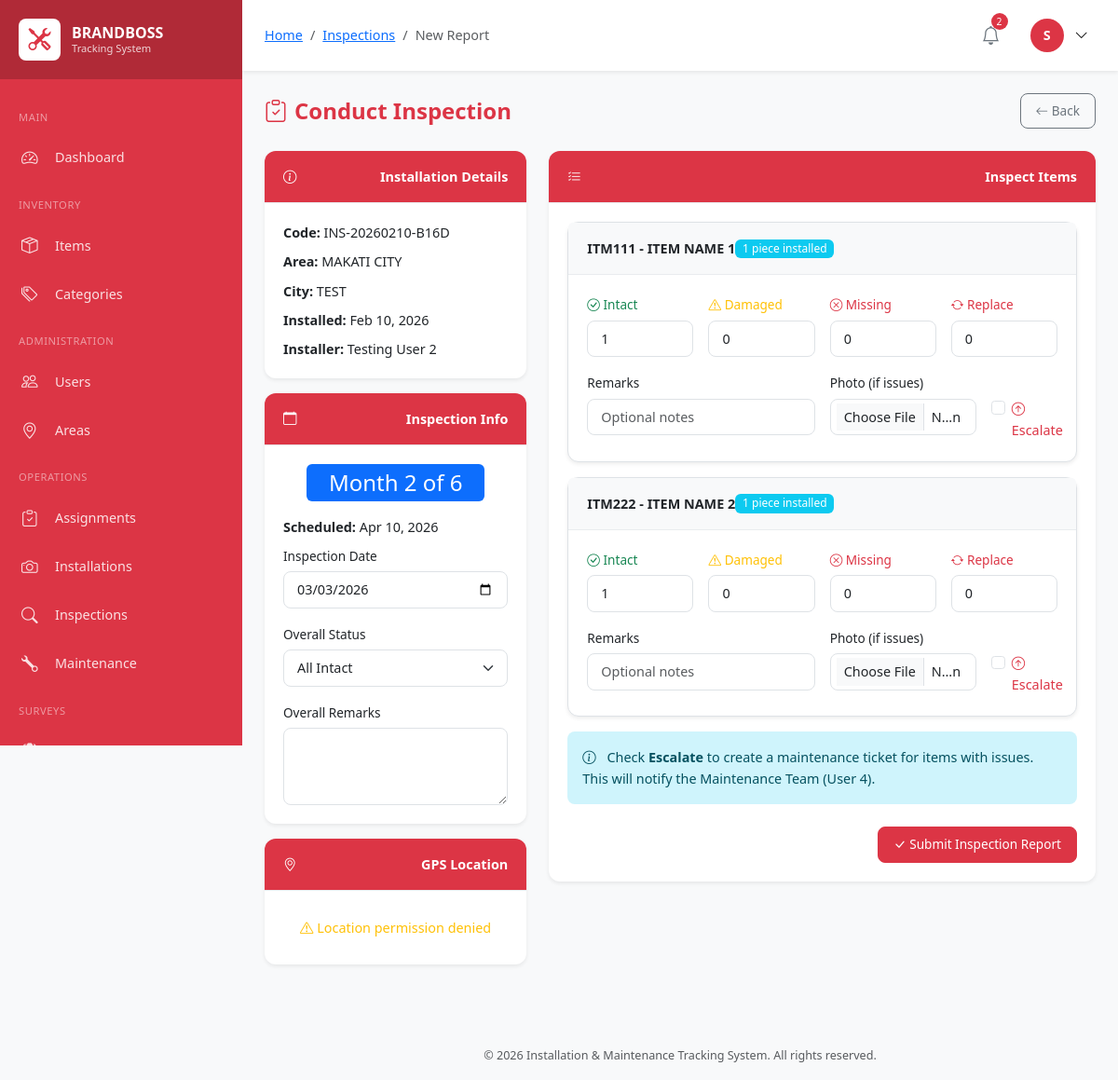
Screenshot of /modules/inspections/create.php?schedule_id=2 (signed in) with the database file from the repository.
### tables this page shows
CREATE TABLE `users` (
  `id` int(10) UNSIGNED NOT NULL,
  `employee_id` varchar(50) NOT NULL,
  `username` varchar(100) NOT NULL,
  `password` varchar(255) NOT NULL,
  `email` varchar(150) NOT NULL,
  `full_name` varchar(200) NOT NULL,
  `phone` varchar(20) DEFAULT NULL,
  `role` enum('super_admin','user_1','user_2','user_3','user_4') NOT NULL,
  `profile_image` varchar(255) DEFAULT NULL,
  `status` enum('active','inactive','suspended') DEFAULT 'active',
  `last_login` datetime DEFAULT NULL,
  `created_by` int(10) UNSIGNED DEFAULT NULL,
  `created_at` timestamp NOT NULL DEFAULT current_timestamp(),
  `updated_at` timestamp NOT NULL DEFAULT current_timestamp() ON UPDATE current_timestamp()
);

CREATE TABLE `inspection_schedules` (
  `id` bigint(20) UNSIGNED NOT NULL,
  `installation_report_id` bigint(20) UNSIGNED NOT NULL,
  `month_number` tinyint(3) UNSIGNED NOT NULL COMMENT '1-6 for 6 months',
  `scheduled_date` date NOT NULL,
  `inspector_id` int(10) UNSIGNED DEFAULT NULL,
  `status` enum('pending','scheduled','completed','overdue','skipped') DEFAULT 'pending',
  `created_at` timestamp NOT NULL DEFAULT current_timestamp(),
  `updated_at` timestamp NOT NULL DEFAULT current_timestamp() ON UPDATE current_timestamp()
);

CREATE TABLE `installation_reports` (
  `id` bigint(20) UNSIGNED NOT NULL,
  `report_code` varchar(50) NOT NULL,
  `assignment_id` bigint(20) UNSIGNED NOT NULL,
  `installer_id` int(10) UNSIGNED NOT NULL,
  `installation_date` date NOT NULL,
  `latitude` decimal(10,8) NOT NULL,
  `longitude` decimal(11,8) NOT NULL,
  `location_address` text DEFAULT NULL,
  `overall_remarks` text DEFAULT NULL,
  `status` enum('submitted','reviewed','approved','rejected') DEFAULT 'submitted',
  `reviewed_by` int(10) UNSIGNED DEFAULT NULL,
  `reviewed_at` datetime DEFAULT NULL,
  `created_at` timestamp NOT NULL DEFAULT current_timestamp(),
  `updated_at` timestamp NOT NULL DEFAULT current_timestamp() ON UPDATE current_timestamp()
);

CREATE TABLE `installation_areas` (
  `id` int(10) UNSIGNED NOT NULL,
  `area_code` varchar(50) NOT NULL,
  `area_name` varchar(200) NOT NULL,
  `address` text DEFAULT NULL,
  `city` varchar(100) DEFAULT NULL,
  `province` varchar(100) DEFAULT NULL,
  `region` varchar(100) DEFAULT NULL,
  `latitude` decimal(10,8) DEFAULT NULL,
  `longitude` decimal(11,8) DEFAULT NULL,
  `status` enum('active','inactive') DEFAULT 'active',
  `created_at` timestamp NOT NULL DEFAULT current_timestamp(),
  `updated_at` timestamp NOT NULL DEFAULT current_timestamp() ON UPDATE current_timestamp()
);

CREATE TABLE `installation_report_items` (
  `id` bigint(20) UNSIGNED NOT NULL,
  `report_id` bigint(20) UNSIGNED NOT NULL,
  `assignment_item_id` bigint(20) UNSIGNED NOT NULL,
  `quantity_installed` int(10) UNSIGNED NOT NULL,
  `before_photo` varchar(255) NOT NULL,
  `after_photo` varchar(255) NOT NULL,
  `remarks` text DEFAULT NULL,
  `created_at` timestamp NOT NULL DEFAULT current_timestamp()
);

CREATE TABLE `inventory_items` (
  `id` int(10) UNSIGNED NOT NULL,
  `item_code` varchar(50) NOT NULL,
  `item_name` varchar(200) NOT NULL,
  `category_id` int(10) UNSIGNED NOT NULL,
  `description` text DEFAULT NULL,
  `unit` varchar(50) DEFAULT 'piece',
  `quantity_available` int(10) UNSIGNED DEFAULT 0,
  `quantity_reserved` int(10) UNSIGNED DEFAULT 0,
  `quantity_installed` int(10) UNSIGNED DEFAULT 0,
  `reorder_level` int(10) UNSIGNED DEFAULT 10,
  `unit_cost` decimal(12,2) DEFAULT 0.00,
  `status` enum('active','inactive','discontinued') DEFAULT 'active',
  `created_by` int(10) UNSIGNED NOT NULL,
  `created_at` timestamp NOT NULL DEFAULT current_timestamp(),
  `updated_at` timestamp NOT NULL DEFAULT current_timestamp() ON UPDATE current_timestamp()
);

### modules/inspections/create.php (the view, shortened to what the rows shown need)
<?php
require_once '../../includes/header.php';
$db = Database::getInstance();
$scheduleId = intval($_GET['schedule_id'] ?? $_POST['schedule_id'] ?? 0);
$schedule = $db->fetch(
    "SELECT isc.*,
            ir.id as installation_report_id, ir.report_code, ir.installation_date,
            ir.latitude, ir.longitude, ir.location_address,
            ia.area_name, ia.city,
            u.full_name as installer_name
     FROM inspection_schedules isc
     JOIN installation_reports ir ON isc.installation_report_id = ir.id
     JOIN assignments a ON ir.assignment_id = a.id
     JOIN installation_areas ia ON a.area_id = ia.id
     JOIN users u ON ir.installer_id = u.id
     WHERE isc.id = ? AND isc.status IN ('pending', 'scheduled')",
    [$scheduleId]
);
$installedItems = $db->fetchAll(
    "SELECT iri.*, i.item_code, i.item_name, i.unit
     FROM installation_report_items iri
     JOIN assignment_items ai ON iri.assignment_item_id = ai.id
     JOIN inventory_items i ON ai.item_id = i.id
     WHERE iri.report_id = ?",
    [$schedule['installation_report_id']]
);
?>
<div class="d-flex justify-content-between align-items-center mb-4">
    <h1 class="page-title mb-0">
        <i class="bi bi-clipboard-check me-2"></i>Conduct Inspection
    </h1>
</div>
<form method="POST" action="" enctype="multipart/form-data" id="inspectionForm">
    <div class="row">
        <div class="col-lg-4 mb-4">
            <div class="card mb-3">
                <div class="card-body">
                    <p class="mb-2"><strong>Code:</strong> <?php echo clean($schedule['report_code']); ?></p>
                    <p class="mb-2"><strong>Area:</strong> <?php echo clean($schedule['area_name']); ?></p>
                    <p class="mb-2"><strong>City:</strong> <?php echo clean($schedule['city']); ?></p>
                    <p class="mb-2"><strong>Installed:</strong> <?php echo formatDate($schedule['installation_date']); ?></p>
                    <p class="mb-0"><strong>Installer:</strong> <?php echo clean($schedule['installer_name']); ?></p>
                </div>
            </div>
            <div class="card mb-3">
                <div class="card-body">
                    <div class="text-center mb-3">
                        <span class="badge bg-primary fs-4 px-4 py-2">
                            Month <?php echo $schedule['month_number']; ?> of 6
                        </span>
                    </div>
                    <p class="mb-2"><strong>Scheduled:</strong> <?php echo formatDate($schedule['scheduled_date']); ?></p>
                    <div class="mb-3">
                        <label for="inspection_date" class="form-label">Inspection Date</label>
                        <input type="date" class="form-control" id="inspection_date" name="inspection_date"
                               value="<?php echo date('Y-m-d'); ?>" max="<?php echo date('Y-m-d'); ?>">
                    </div>
                    <div class="mb-3">
                        <label for="overall_status" class="form-label">Overall Status</label>
                        <select class="form-select" id="overall_status" name="overall_status">
                        </select>
                    </div>
                    <div class="mb-0">
                        <label for="overall_remarks" class="form-label">Overall Remarks</label>
                        <textarea class="form-control" id="overall_remarks" name="overall_remarks" rows="3"></textarea>
                    </div>
                </div>
            </div>
        </div>
        <div class="col-lg-8 mb-4">
            <div class="card">
                <div class="card-body">
                    <?php foreach ($installedItems as $index => $item): ?>
                    <div class="card mb-3 border">
                        <div class="card-header bg-light">
                            <div class="d-flex justify-content-between align-items-center">
                                <span>
                                    <strong><?php echo clean($item['item_code']); ?></strong> -
                                    <?php echo clean($item['item_name']); ?>
                                </span>
                                <span class="badge bg-info">
                                    <?php echo $item['quantity_installed']; ?> <?php echo $item['unit']; ?> installed
                                </span>
                            </div>
                        </div>
                        <div class="card-body">
                            <div class="row g-3">
                                <div class="col-6 col-md-3">
                                    <label class="form-label text-success">
                                        <i class="bi bi-check-circle"></i> Intact
                                    </label>
                                    <input type="number" class="form-control"
                                           name="item_data[<?php echo $item['id']; ?>][intact]"
                                           value="<?php echo $item['quantity_installed']; ?>"
                                           min="0" max="<?php echo $item['quantity_installed']; ?>">
                                </div>
                                <div class="col-6 col-md-3">
                                    <label class="form-label text-warning">
                                        <i class="bi bi-exclamation-triangle"></i> Damaged
                                    </label>
                                    <input type="number" class="form-control"
                                           name="item_data[<?php echo $item['id']; ?>][damaged]"
                                           value="0" min="0" max="<?php echo $item['quantity_installed']; ?>">
                                </div>
                                <div class="col-6 col-md-3">
                                    <label class="form-label text-danger">
                                        <i class="bi bi-x-circle"></i> Missing
                                    </label>
                                    <input type="number" class="form-control"
                                           name="item_data[<?php echo $item['id']; ?>][missing]"
                                           value="0" min="0" max="<?php echo $item['quantity_installed']; ?>">
                                </div>
                                <div class="col-6 col-md-3">
                                    <label class="form-label text-danger">
                                        <i class="bi bi-arrow-repeat"></i> Replace
                                    </label>
                                    <input type="number" class="form-control"
                                           name="item_data[<?php echo $item['id']; ?>][needs_replacement]"
                                           value="0" min="0" max="<?php echo $item['quantity_installed']; ?>">
                                </div>
                                <div class="col-md-6">
                                    <label class="form-label">Remarks</label>
                                    <input type="text" class="form-control"
                                           name="item_data[<?php echo $item['id']; ?>][remarks]"
                                           placeholder="Optional notes">
                                </div>
                                <div class="col-md-4">
                                    <label class="form-label">Photo (if issues)</label>
                                    <input type="file" class="form-control form-control-sm"
                                           name="photo_<?php echo $item['id']; ?>" accept="image/*">
                                </div>
                                <div class="col-md-2">
                                    <label class="form-label d-block">&nbsp;</label>
                                    <div class="form-check">
                                        <input class="form-check-input" type="checkbox"
                                               name="item_data[<?php echo $item['id']; ?>][escalate]"
                                               id="escalate_<?php echo $item['id']; ?>">
                                        <label class="form-check-label text-danger" for="escalate_<?php echo $item['id']; ?>">
                                            <i class="bi bi-arrow-up-circle"></i> Escalate
                                        </label>
                                    </div>
                                </div>
                            </div>
                        </div>
                    </div>
                    <?php endforeach; ?>
                </div>
            </div>
        </div>
    </div>
</form>
<?php
require_once '../../includes/footer.php';
?>

### includes/header.php (shortened to what the rows shown need)
<?php
require_once __DIR__ . '/../classes/Database.php';
require_once __DIR__ . '/../classes/Auth.php';
require_once __DIR__ . '/helpers.php';
$auth = Auth::getInstance();
$auth->requireAuth();
$currentUser = $auth->user();
?>
<!DOCTYPE html>
<html lang="en">
<head>
    <link href="https://cdn.jsdelivr.net/npm/bootstrap@5.3.2/dist/css/bootstrap.min.css" rel="stylesheet">
    <link href="https://cdn.jsdelivr.net/npm/bootstrap-icons@1.11.1/font/bootstrap-icons.css" rel="stylesheet">
    <link href="https://cdn.datatables.net/1.13.6/css/dataTables.bootstrap5.min.css" rel="stylesheet">
    <link href="<?php echo APP_URL; ?>/assets/css/style.css" rel="stylesheet">
    <link href="https://unpkg.com/leaflet@1.9.4/dist/leaflet.css" rel="stylesheet">
</head>
<body>
    <main class="main-content">
        <header class="top-navbar">
            <div class="navbar-right">
                <div class="dropdown user-dropdown">
                    <button class="user-btn" data-bs-toggle="dropdown">
                        <div class="user-avatar">
                            <?php echo strtoupper(substr($currentUser['full_name'], 0, 1)); ?>
                        </div>
                        <i class="bi bi-chevron-down ms-1"></i>
                    </button>
                </div>
            </div>
        </header>
        <div class="content-area">

### rows the page displays
users: full_name "S"
inspection_schedules: installation_report.report_code "INS-20260210-B16D", installation_areas.area_name "MAKATI CITY", installation_areas.city "TEST", installation_report.installation_date "Feb 10, 2026", users.full_name "Testing User 2", month_number "2", scheduled_date "Apr 10, 2026"
installation_report_items: inventory_items.item_code "ITM111", inventory_items.item_name "ITEM NAME 1", quantity_installed "1", inventory_items.unit "piece", id+quantity_installed "1"
installation_report_items: inventory_items.item_code "ITM222", inventory_items.item_name "ITEM NAME 2", quantity_installed "1", inventory_items.unit "piece"

### other values shown
$crumb['title'] "Inspections"
$crumb['title'] "New Report"
$notificationCount "2"
APP_NAME "Installation & Maintenance Tracking System"
